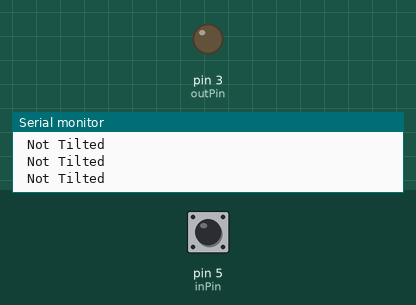
Bench run of a sketch on a simulated Arduino Uno, built with avr-gcc and run on an emulated ATmega328P. Parts: output pins drawn as LEDs (lit = HIGH), the last lines printed to the serial monitor. Dashed ring = blinking. The test bench sets the inputs (shaded band); at power-on: pin 5 (inPin) HIGH.

Above: at 1.2 s.
1.3 s: pin 5 (inPin) pulled LOW for 0.15 s
At 1.43 s:
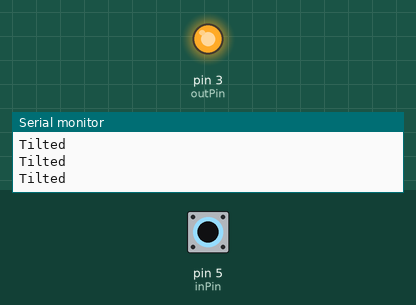
3.0 s: pin 5 (inPin) pulled LOW for 1 s
At 4.5 s:
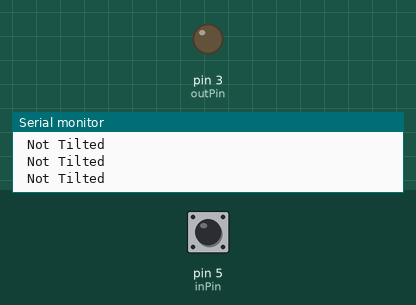
7.0 s: pin 5 (inPin) pulsed LOW 2 times (0.12 s each, 0.3 s apart)
At 7.11 s:
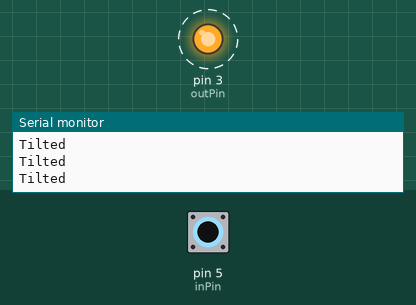
10.6 s: pin 5 (inPin) pulsed LOW 5 times (0.12 s each, 0.3 s apart)
At 12.5 s:
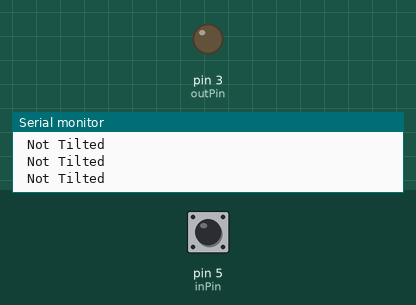
15.1 s: pin 5 (inPin) pulled LOW for 3.2 s
At 15.5 s:
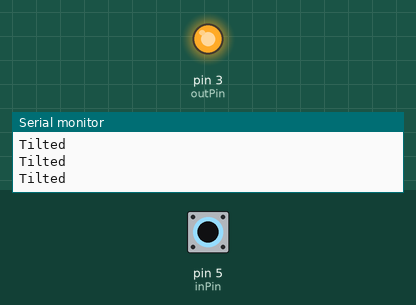
Timing chart, 0 to 19.9 s (numbered marks = the images above; inputs shaded):
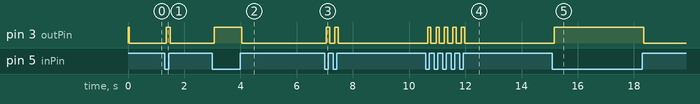

Measured:
- after the input at 1.3 s, pin 3 (outPin): LOW → HIGH after 0.06 s, → LOW 0.15 s later
- after the input at 3.0 s, pin 3 (outPin): LOW → HIGH after 0.06 s, → LOW 0.99 s later
- after the input at 7.0 s, pin 3 (outPin): alternates HIGH for 0.12 s and LOW for 0.17 s, 4 changes in all, then stays LOW, starting after 0.06 s
- after the input at 10.6 s, pin 3 (outPin): alternates HIGH for 0.12 s and LOW for 0.19 s, 10 changes in all, then stays LOW, starting after 0.06 s
- after the input at 15.1 s, pin 3 (outPin): LOW → HIGH after 0.06 s, → LOW 3.2 s later

The sketch:

tilt_sensor.ino
```cpp
/* Tilt Sensor
 *
 * Modified by Nahid Alam
 * Baseline from Arduino/AdaFruit
 */

int inPin = 5;         // the number of the input pin
int outPin = 3;       // the number of the output pin. Avoided using the default led pin 13

int LEDstate = HIGH;      // the current state of the output pin
int reading;           // the current reading from the input pin
int previous = LOW;    // the previous reading from the input pin

// the follow variables are long's because the time, measured in miliseconds,
// will quickly become a bigger number than can be stored in an int.
long time = 0;         // the last time the output pin was toggled
long debounce = 50;   // the debounce time, increase if the output flickers

void setup()
{
  Serial.begin(9600);
  pinMode(inPin, INPUT);
  digitalWrite(inPin, HIGH);   // turn on the built in pull-up resistor
  pinMode(outPin, OUTPUT);

}

void loop()
{
  int switchstate;
  reading = digitalRead(inPin);

  // If the switch changed, due to bounce or pressing...
  if (reading != previous) {
    // reset the debouncing timer
    time = millis();
  }

  if ((millis() - time) > debounce) {
     // whatever the switch is at, its been there for a long time
     // so lets settle on it!
     switchstate = reading;

     // Now invert the output on the pin13 LED
    if (switchstate == HIGH){
      LEDstate = LOW;
      Serial.print("Not Tilted\n ");
  }
    else{
      LEDstate = HIGH;
      Serial.print("Tilted\n");
  }
  }
  digitalWrite(outPin, LEDstate);

  // Save the last reading so we keep a running tally
  previous = reading;
}
```
